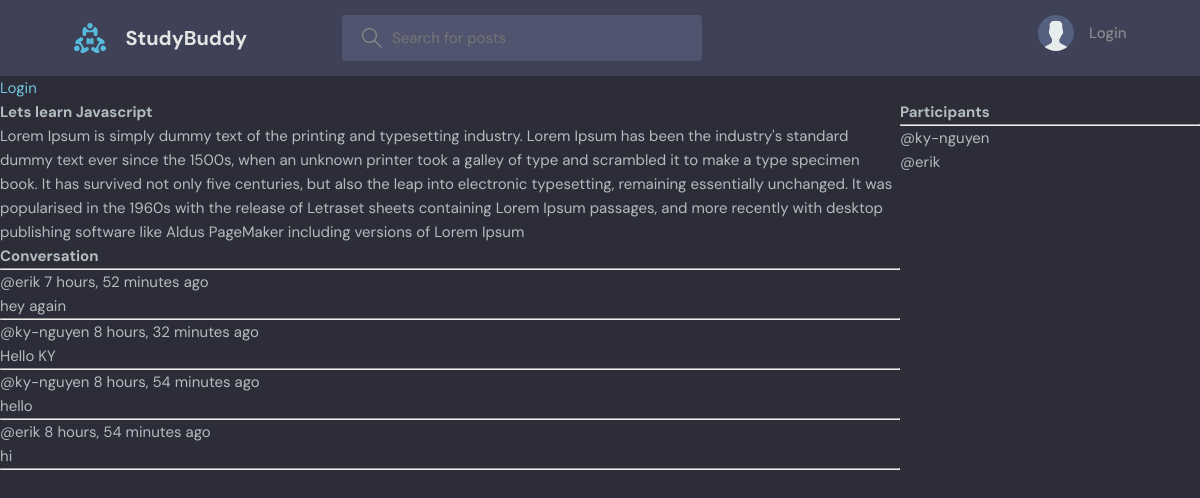
The page /room/1/ on the database its author committed.
### base/models.py (models this page shows, shortened)
class Room(models.Model):
    host = models.ForeignKey(User, on_delete=models.SET_NULL, null=True)
    topic = models.ForeignKey(Topic, on_delete=models.SET_NULL, null=True)
    name = models.CharField(max_length=200)
    description = models.TextField(null=True, blank=True)
    participants = models.ManyToManyField(User, related_name='participants', blank=True)
    updated = models.DateTimeField(auto_now=True)
    created = models.DateTimeField(auto_now_add=True)
    class Meta:
        ordering = ['-updated', '-created']

class Message(models.Model):
    user = models.ForeignKey(User, on_delete=models.CASCADE)
    room = models.ForeignKey(Room, on_delete=models.CASCADE)
    body = models.TextField()
    updated = models.DateTimeField(auto_now=True)
    created = models.DateTimeField(auto_now_add=True)
    class Meta:
        ordering = ['-updated', '-created']

### base/views.py (the view, shortened to what this page needs)
# urls.py: path('room/<str:pk>/', views.room, name='room'),
def room(request, pk):
    room = Room.objects.get(id=pk)
    room_messages = room.message_set.all().order_by('-created')
    participants = room.participants.all()
    context = {
        'room': room,
        'room_messages': room_messages,
        'participants': participants,
    }
    return render(request, 'base/room.html', context)

### base/templates/base/room.html (shortened to what this page needs)
{% extends 'main.html' %}
{% block content %}
    <div class="room-container">
    <div>
<h1>{{ room.name }}</h1>
    <p>{{ room.description }}</p>
    <div class="comment-wrapper">
      <h3>Conversation</h3>
      <hr>
    {% for message in room_messages %}
           <div>
               <small>@{{ message.user }} {{ message.created|timesince }} ago</small>
               <p>{{ message.body }}</p>
           <hr>
           </div>
    {% endfor %}
    </div>
    </div>
    <div>
        <h3>Participants</h3>
        <hr>
        {% for user in participants %}
            <div>
               <p>@{{ user.username }}</p>
            </div>
        {% endfor %}
    </div>
    </div>
{% endblock content %}

### static/styles/style.css (style rules this page uses)
:root { --color-main: #71c6dd; --color-main-light: #e1f6fb; --color-dark: #3f4156; --color-dark-medium: #51546e; --color-dark-light: #696d97; --color-light: #e5e5e5; --color-gray: #8b8b8b; --color-light-gray: #b2bdbd; --color-bg: #2d2d39; --color-success: #5dd693; --color-error: #fc4b0b; }
* { font-family: "DM Sans", -apple-system, BlinkMacSystemFont, "Segoe UI", Roboto, Oxygen, Ubuntu, Cantarell, "Open Sans", "Helvetica Neue", sans-serif; margin: 0; padding: 0; box-sizing: border-box; text-rendering: optimizeLegibility; font-size: inherit; }
html { font-size: 56.25%; }
@media only screen and (min-width: 1200px) { html { font-size: 62.5%; } }
body { line-height: 1.6; font-weight: 400; font-size: 1.5rem; color: var(--color-light-gray); background-color: var(--color-bg); min-height: 100vh; }

### base/templates/base/room.html (style rules this page uses)
.room-container { display: grid; grid-template-columns: 3fr 1fr; }

### rows shown on the page
Room: name "Lets learn Javascript", description "Lorem Ipsum is simply dummy text of the printing and typesetting industry. Lorem Ipsum has been the industry's standard dummy text ever since the 1500s, when an unknown printer took a galley of type and scrambled it to make a type specimen book. It has survived not only five centuries, but also the leap into electronic typesetting, remaining essentially unchanged. It was popularised in the 1960s with the release of Letraset sheets containing Lorem Ipsum passages, and more recently with desktop publishing software like Aldus PageMaker including versions of Lorem Ipsum"
Message: user "erik", created "7 hours, 52 minutes", body "hey again"
Message: user "ky-nguyen", created "8 hours, 32 minutes", body "Hello KY"
Message: user "ky-nguyen", created "8 hours, 54 minutes", body "hello"
Message: user "erik", created "8 hours, 54 minutes", body "hi"

### other values the page prints
{{ user.username }} "ky-nguyen"
{{ user.username }} "erik"
